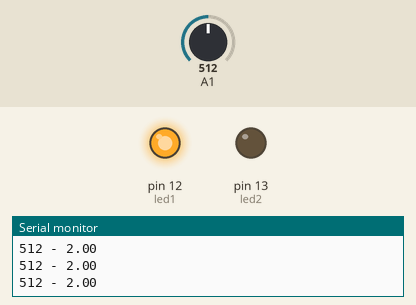
Recording of a sketch running on a simulated Arduino Uno, built with avr-gcc and run on an emulated ATmega328P. Shown: output pins drawn as LEDs (lit = HIGH), the last lines printed to the serial monitor. The inputs (shaded band) are chosen by the test bench; at power-on: A1 = 512.

Above: at 1.2 s.
1.3 s: A1 set to 751
3.2 s: A1 set to 776
At 4.6 s:
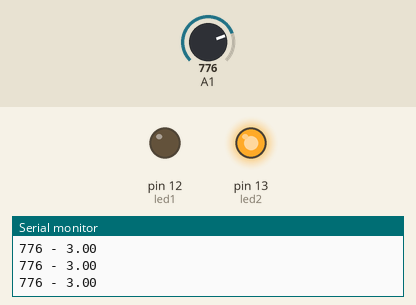
5.5 s: A1 set to 1007
7.2 s: A1 set to 1023
At 9.1 s:
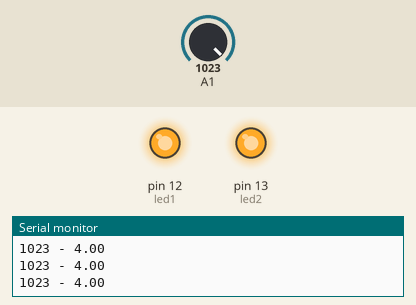
Timing chart, 0 to 10.6 s (numbered marks = the images above; inputs shaded):
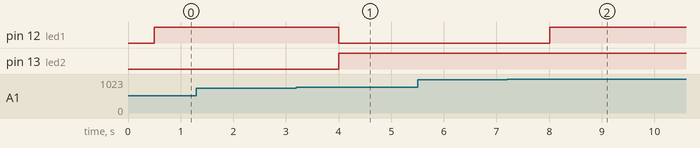

The sketch:

potentiometre.ino
```cpp
int led1 = 12;//This is the PIN the LED is controlled from
int led2 = 13;
//the stup routine runs once when you press reset, or power up the Arduino
void setup()
{
  pinMode(led1, OUTPUT); //Initialize the digital pin as an output.
  pinMode(led2, OUTPUT);
  Serial.begin(9600);
}
//this loop routine runs over and over again forever:
void loop()
{
  char car;
  if (Serial.available() > 0) {car = Serial.read(); Serial.print (car);}
  int mesure;
  double valeurUtile;
  mesure=analogRead (15);
  //valeurUtile=(4.93/1023)*mesure;
  valeurUtile=map (mesure, 0, 1023, 0, 4.93);
  Serial.print(mesure);
  Serial.print(" - ");
  Serial.println(valeurUtile);
  delay (500);
  if (valeurUtile < 4.93*0.25 || valeurUtile==0) {digitalWrite(led1, LOW); digitalWrite(led2, LOW);}
  if (valeurUtile > 4.93*0.25 && valeurUtile < 4.93*0.50) {digitalWrite(led1, HIGH); digitalWrite(led2, LOW);}
  if (valeurUtile > 4.93*0.50 && valeurUtile < 4.93*0.75) {digitalWrite(led1, LOW); digitalWrite(led2, HIGH);}
  if (valeurUtile > 4.93*0.75 || valeurUtile == 4.93) {digitalWrite(led1, HIGH); digitalWrite(led2, HIGH);}
}
```

Measured:
- the behaviour switches between 767 and 768 on A1 (found by bisection; images 0 and 1)
- the behaviour switches between 1022 and 1023 on A1 (found by bisection; images 1 and 2)
- after the input at 3.2 s, pin 12 (led1): HIGH → LOW after 0.81 s; pin 13 (led2): LOW → HIGH after 0.81 s
- after the input at 7.2 s, pin 12 (led1): LOW → HIGH after 0.81 s
